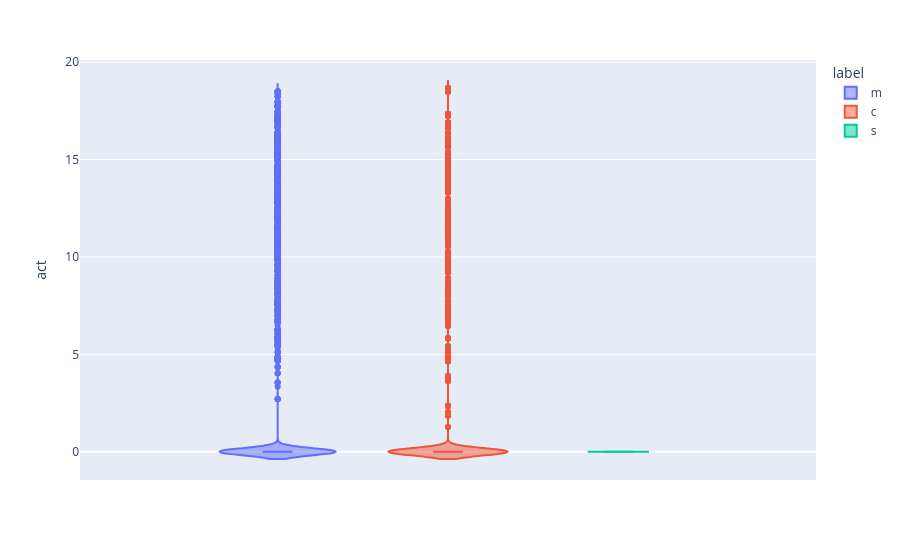

Notebook cell for this chart:
### Code cell
print(asgdf.group_by("label").agg([pl.col("act").mean().alias("mean_act"), pl.col("act").count().alias("count")]))
px.violin(asgdf, y="act", color="label", box=True)

### Figure 1 — Plotly figure (JSON) as saved in the notebook; plotly's stock layout.template omitted (floating-point values rounded to 4 significant figures; data arrays with more than 128 entries replaced by an {"elided": "..."} marker saying what was removed)
{"data": [{"alignmentgroup": "True", "box": {"visible": true}, "hovertemplate": "label=m<br>act=%{y}<extra></extra>", "legendgroup": "m", "marker": {"color": "#636efa"}, "name": "m", "offsetgroup": "m", "orientation": "v", "scalegroup": "True", "showlegend": true, "type": "violin", "x0": " ", "xaxis": "x", "y": {"elided": "9767 float values"}, "y0": " ", "yaxis": "y"}, {"alignmentgroup": "True", "box": {"visible": true}, "hovertemplate": "label=c<br>act=%{y}<extra></extra>", "legendgroup": "c", "marker": {"color": "#EF553B"}, "name": "c", "offsetgroup": "c", "orientation": "v", "scalegroup": "True", "showlegend": true, "type": "violin", "x0": " ", "xaxis": "x", "y": {"elided": "8480 float values"}, "y0": " ", "yaxis": "y"}, {"alignmentgroup": "True", "box": {"visible": true}, "hovertemplate": "label=s<br>act=%{y}<extra></extra>", "legendgroup": "s", "marker": {"color": "#00cc96"}, "name": "s", "offsetgroup": "s", "orientation": "v", "scalegroup": "True", "showlegend": true, "type": "violin", "x0": " ", "xaxis": "x", "y": [0.0, 0.0, 0.0], "y0": " ", "yaxis": "y"}], "layout": {"legend": {"title": {"text": "label"}, "tracegroupgap": 0}, "margin": {"t": 60}, "violinmode": "group", "xaxis": {"anchor": "y", "domain": [0, 1]}, "yaxis": {"anchor": "x", "domain": [0, 1], "title": {"text": "act"}}}}
